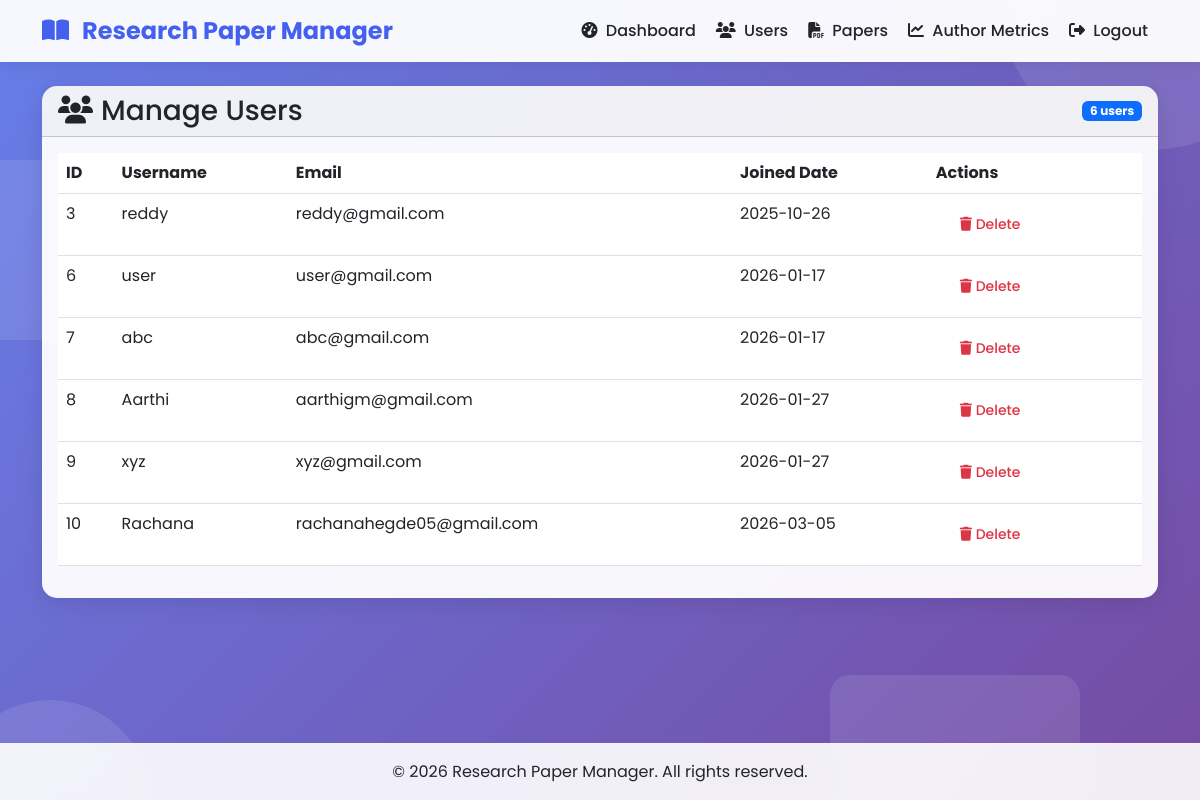
Page /admin/users (signed in) on the committed database.
### tables this page shows
CREATE TABLE users (
            id INTEGER PRIMARY KEY AUTOINCREMENT,
            username TEXT UNIQUE NOT NULL,
            password TEXT NOT NULL,
            email TEXT UNIQUE NOT NULL,
            role TEXT DEFAULT 'user',
            created_at TIMESTAMP DEFAULT CURRENT_TIMESTAMP
        );

### app.py (the view)
@app.route('/admin/users')
def admin_users():
    if 'user_id' not in session or session.get('role') != 'admin':
        return redirect(url_for('login'))
    conn = get_db_connection()
    users = conn.execute('SELECT * FROM users WHERE role = "user"').fetchall()
    conn.close()
    return render_template('admin_users.html', users=users)

### app.py (called while the page is built)
def get_db_connection():
    conn = sqlite3.connect('research_papers.db')
    conn.row_factory = sqlite3.Row
    return conn

### templates/admin_users.html
{% extends "base.html" %}
{% block content %}
<div class="row">
    <div class="col-12">
        <div class="card">
            <div class="card-header d-flex justify-content-between align-items-center">
                <h3 class="mb-0"><i class="fas fa-users me-2"></i>Manage Users</h3>
                <span class="badge bg-primary">{{ users|length }} users</span>
            </div>
            <div class="card-body">
                {% if users %}
                <div class="table-responsive">
                    <table class="table table-hover">
                        <thead>
                            <tr>
                                <th>ID</th>
                                <th>Username</th>
                                <th>Email</th>
                                <th>Joined Date</th>
                                <th>Actions</th>
                            </tr>
                        </thead>
                        <tbody>
                            {% for user in users %}
                            <tr>
                                <td>{{ user.id }}</td>
                                <td>{{ user.username }}</td>
                                <td>{{ user.email }}</td>
                                <td>{{ user.created_at[:10] }}</td>
                                <td>
                                    <a href="{{ url_for('delete_user', user_id=user.id) }}"
                                       class="btn btn-sm btn-outline-danger"
                                       onclick="return confirm('Are you sure you want to delete this user?')">
                                        <i class="fas fa-trash"></i> Delete
                                    </a>
                                </td>
                            </tr>
                            {% endfor %}
                        </tbody>
                    </table>
                </div>
                {% else %}
                <div class="text-center py-5">
                    <i class="fas fa-users fa-3x text-muted mb-3"></i>
                    <p class="text-muted">No users registered yet.</p>
                </div>
                {% endif %}
            </div>
        </div>
    </div>
</div>
{% endblock %}

### static/css/style.css (style rules this page uses)
:root { --primary-color: #4361ee; --secondary-color: #3f37c9; --success-color: #4cc9f0; --info-color: #4895ef; --warning-color: #f72585; --light-bg: #f8f9fa; --dark-bg: #212529; }
* { margin: 0; padding: 0; box-sizing: border-box; }
body { font-family: 'Poppins', sans-serif; background: linear-gradient(135deg, #667eea 0%, #764ba2 100%); min-height: 100vh; position: relative; overflow-x: hidden; }
.card { border: none; border-radius: 15px; box-shadow: 0 5px 25px rgba(0, 0, 0, 0.1); backdrop-filter: blur(10px); background: rgba(255, 255, 255, 0.95); transition: all 0.3s ease; margin-bottom: 1.5rem; }
.btn { border-radius: 10px; font-weight: 500; padding: 0.75rem 1.5rem; transition: all 0.3s ease; border: none; }

### rows in the picture
users: id "3", username "reddy", email "reddy@gmail.com", created_at "2025-10-26"
users: id "6", username "user", email "user@gmail.com", created_at "2026-01-17"
users: id "7", username "abc", email "abc@gmail.com", created_at "2026-01-17"
users: id "8", username "Aarthi", email "aarthigm@gmail.com", created_at "2026-01-27"
users: id "9", username "xyz", email "xyz@gmail.com", created_at "2026-01-27"
users: id "10", username "Rachana", email "rachanahegde05@gmail.com", created_at "2026-03-05"

### other values in the picture
{{ users|length }} "6"
